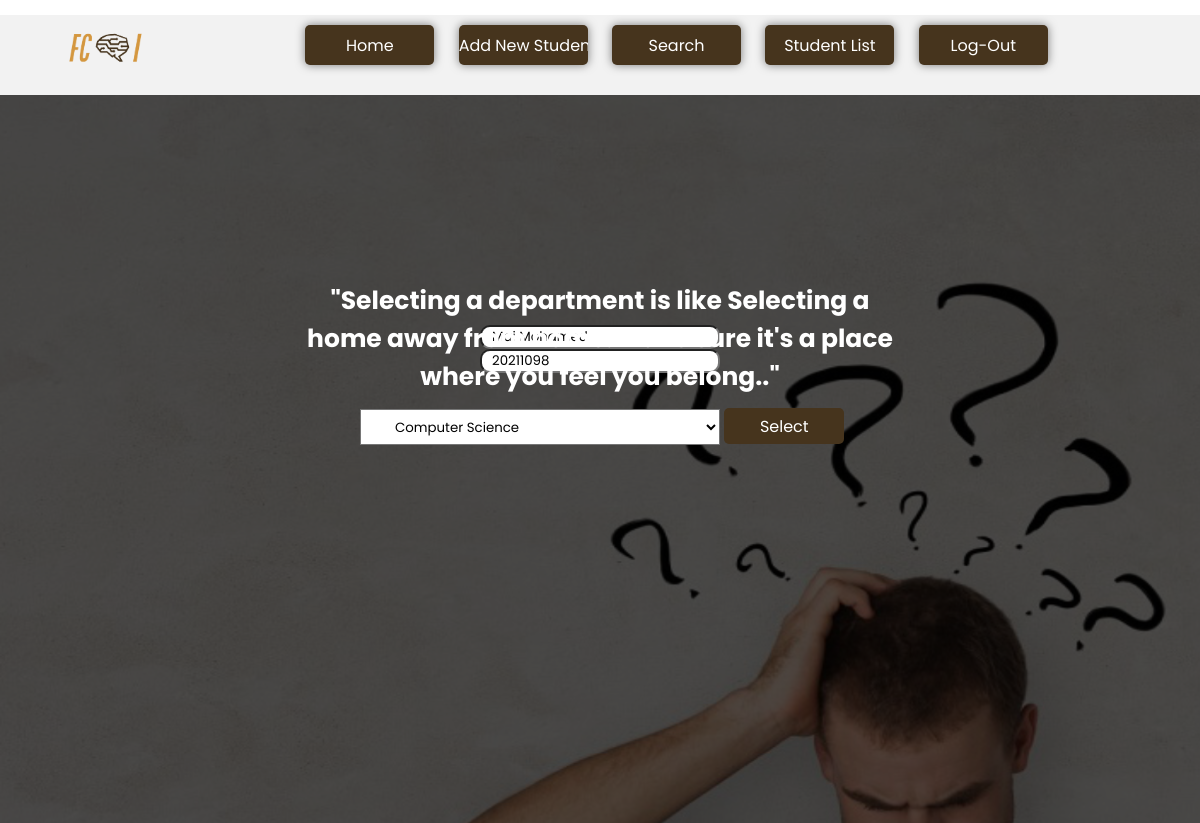
The app's page /selectdepartment/1 with its own data.
### Students/models.py (models this page shows, shortened)
class Student(models.Model):
    Gender_Choices=[
        ('Select Gender','Select Gender'),
        ('Male','Male'),
        ('Female','Female')
    ]
    Status_Choices=[
        ('Select Status','Select Status'),
        ('Active','Active'),
        ('Inactive','Inactive')
    ]
    Level_Choices=[
        ('Select Level','Select Level'),
        ('1','1'),
        ('2','2'),
        ('3','3'),
        ('4','4')
    ]
    Dept_Choices=[
        ('Select Dept','Select Dept'),
        ('General','General'),
        ('Computer Science', 'Computer Science'),
        ('Information Systems', 'Information Systems'),
        ('Artificial Intelligence', 'Artificial Intelligence'),
        ('Information Technology', 'Information Technology'),
        ('Data Scince','Data Scince'),
        ('CyberSecurity','CyberSecurity'),
        ('BioInformatics','BioInformatics'),
        ('Decision Support','Decision Support'),
        ('Scientific Computing','Scientific Computing')
    ]
    name = models.CharField(max_length=50)
    student_id = models.CharField(max_length=8, unique=True)
    gpa = models.DecimalField(max_digits=3, decimal_places=2)
    phone_number = models.CharField(max_length=11)
    email = models.EmailField()
    birth_date = models.DateField()
    gender = models.CharField(max_length=13, choices=Gender_Choices)
    level = models.IntegerField(choices=Level_Choices)
    status = models.CharField(max_length=13, choices=Status_Choices)
    department = models.CharField(max_length=23, choices=Dept_Choices)

### Students/views.py (the view)
# urls.py: path('selectdepartment/<int:student_id>', views.SelectDepartment,
def SelectDepartment(request, student_id):
    student = get_object_or_404(Student, id=student_id)
    if (request.method == "POST"):
        dep = request.POST.get("Department")
        student.department = request.POST['Department']
        student.save()
        context = {
            'student': student,
        }
        return render(request, 'studentinfo.html', context)
    else:
        context = {
            'student': student,
        }
        return render(request, 'selectdepartment.html', context)

### Students/templates/selectdepartment.html (shortened to what this page needs)
{% load static %}
<html>
<head>
    <link rel="stylesheet" href="{% static 'css/selectdept.css' %}">
</head>
<body>
<div class="nav-container">
    <div class="navbar">
        <div class="logo">
            <a href="{% static 'afterlogin.html' %}">
                <img src="{% static 'img/ourlogo-removebg-preview.png' %}">
            </a>
        </div>
        <div class="menu-icons">
            <div class="menu-icons">
                <div class="button-container">
                    <a href="{% url 'AfterLogin' %}"><input type="button" value="Home"></a>
                    <a href="{% url 'AddStudentPage' %}"><input type="button" value="Add New Student"></a>
                    <a href="{% url 'search' %}"><input type="button" value="Search"></a>
                    <a href="{% url 'ListStudentPage' %}"><input type="button" value="Student List"></a>
                    <a href="{% url 'HomePage' %}"><input type="button" value="Log-Out"></a>
                </div>
            </div>
    </div>
</div>
<section>
    <div class="imgbx">
        <h2 style="position:absolute; top:50%; left:50%; transform:translate(-50%,-50%);font-size: 25px; color:white;">
            "Selecting a department is like Selecting a home away from home. Make sure it's a place where you feel you
            belong.."</h2>
        <br><br>
        <div class="form-box">
                <form>
                    <div class="Add">
                        <input type="text" id="name" value="{{ student.name }}">
                    </div>
                    <div class="Add">
                        <input type="text" id="ID" required value="{{ student.student_id }}">
                    </div>
                    <br>
                </form>
            </div>
        <form method="post">
            <select name="Department" id="Dep">
                <option value="CS" {% if student.department == 'CS' %}selected{% endif %}>Computer Science</option>
            </select>
            <input type="submit" value="Select" id="submit">
        </form>
    </div>
</section>
</body>
</html>

### Students/static/css/selectdept.css (style rules this page uses)
* { margin: 0; padding: 0; box-sizing: border-box; font-family: 'Poppins', sans-serif; }
section { position: relative; width: 100%; height: 91vh; display: flex; }
section .imgbx { background: url("../img/shadedselectdept.png"); position: relative; width: 100%; height: 100%; top: 0; }
section .imgbx h2 { margin-top: -10%; text-align: center; }
section .imgbx:before { content: ''; position: absolute; width: 100%; height: 100%; top: 0; left: 0; }
section .imgbx select { position: relative; z-index: 900; width: 30%; height: 5%; color: black; background-color: white; margin-left: 30%; padding-left: 30px; }
#submit { position: relative; z-index: 1000; color: white; background-color: rgba(70, 52, 29, 255); width: 10%; height: 5%; }
input[type="submit"], input[type="reset"] { color: white; background-color: #46341d; border: none; height: 40px; width: 40%; border-radius: 5px; cursor: pointer; font-size: 16px; margin-top: 10px; }
section .form-box { display: flex; justify-content: center; align-items: center; margin-top: 15%; margin-left: 40%; width: 20%; }
input[type="text"], [type="tel"] { width: 100%; border-radius: 10px; padding-left: 10px; background-color: white; color: black; }
option { color: white; background-color: #46341d; }
::placeholder { color: white; }
.logo img { height: 70px; width: auto; margin-right: 100px; margin-bottom: 10px; }
.navbar { width: 85%; display: flex; align-items: center; margin-top: 55px; margin-left: 50px; margin-right: 50px; }
.menu-icons { flex: 1; align-items: center; text-align: right; margin-top: -10px; }
.nav-container { width: 100%; background-color: #f2f2f2; margin-top: -40px; padding-bottom: -30px; }
.menu-icons input { cursor: pointer; width: 200px; height: 50px; margin-left: 20px; border-radius: 10px; font-size: 30px; text-align: center; background: rgb(50, 53, 97); }
input[type="button"] { background-color: rgba(70, 52, 29, 255); color: white; border: none; width: 16%; height: 40px; border-radius: 5px; cursor: pointer; font-size: 16px; margin-top: 40px; box-shadow: 0px 0px 10px rgba(0, 0, 0, 0.5); }
.button-container { text-align: center; margin-top: -50px; }
::placeholder { color: black; }

### records on screen
Student: name "Mai Mohamed", student_id "20211098", Department "Computer Science"
